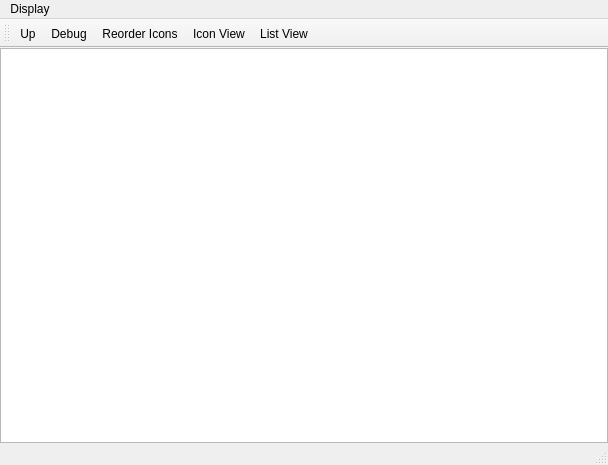
<?xml version="1.0" encoding="UTF-8"?>
<ui version="4.0">
 <class>DirWindow</class>
 <widget class="QMainWindow" name="DirWindow">
  <property name="geometry">
   <rect>
    <x>0</x>
    <y>0</y>
    <width>608</width>
    <height>465</height>
   </rect>
  </property>
  <property name="windowTitle">
   <string>DirWindow</string>
  </property>
  <widget class="QWidget" name="centralWidget">
   <layout class="QGridLayout" name="gridLayout">
    <property name="leftMargin">
     <number>0</number>
    </property>
    <property name="topMargin">
     <number>0</number>
    </property>
    <property name="rightMargin">
     <number>0</number>
    </property>
    <property name="bottomMargin">
     <number>0</number>
    </property>
    <item row="0" column="0">
     <widget class="QStackedWidget" name="stackedWidget">
      <property name="currentIndex">
       <number>0</number>
      </property>
      <widget class="QWidget" name="page">
       <layout class="QGridLayout" name="gridLayout_2">
        <property name="leftMargin">
         <number>0</number>
        </property>
        <property name="topMargin">
         <number>0</number>
        </property>
        <property name="rightMargin">
         <number>0</number>
        </property>
        <property name="bottomMargin">
         <number>0</number>
        </property>
        <item row="0" column="0">
         <widget class="IconView" name="listView"/>
        </item>
       </layout>
      </widget>
      <widget class="QWidget" name="page_2">
       <layout class="QGridLayout" name="gridLayout_3">
        <property name="leftMargin">
         <number>0</number>
        </property>
        <property name="topMargin">
         <number>0</number>
        </property>
        <property name="rightMargin">
         <number>0</number>
        </property>
        <property name="bottomMargin">
         <number>0</number>
        </property>
        <item row="0" column="0">
         <widget class="QColumnView" name="columnView"/>
        </item>
       </layout>
      </widget>
     </widget>
    </item>
   </layout>
  </widget>
  <widget class="QMenuBar" name="menuBar">
   <property name="geometry">
    <rect>
     <x>0</x>
     <y>0</y>
     <width>608</width>
     <height>27</height>
    </rect>
   </property>
   <widget class="QMenu" name="menuDisplay">
    <property name="title">
     <string>Display</string>
    </property>
    <addaction name="actionIcon_View"/>
    <addaction name="actionList_View"/>
    <addaction name="separator"/>
    <addaction name="actionReorder_Icons"/>
   </widget>
   <addaction name="menuDisplay"/>
  </widget>
  <widget class="QToolBar" name="mainToolBar">
   <attribute name="toolBarArea">
    <enum>TopToolBarArea</enum>
   </attribute>
   <attribute name="toolBarBreak">
    <bool>false</bool>
   </attribute>
   <addaction name="actionUp"/>
   <addaction name="actionDebug"/>
   <addaction name="actionReorder_Icons"/>
   <addaction name="actionIcon_View"/>
   <addaction name="actionList_View"/>
  </widget>
  <widget class="QStatusBar" name="statusBar"/>
  <action name="actionUp">
   <property name="text">
    <string>Up</string>
   </property>
  </action>
  <action name="actionDebug">
   <property name="text">
    <string>Debug</string>
   </property>
  </action>
  <action name="actionReorder_Icons">
   <property name="text">
    <string>Reorder Icons</string>
   </property>
  </action>
  <action name="actionIcon_View">
   <property name="checkable">
    <bool>true</bool>
   </property>
   <property name="text">
    <string>Icon View</string>
   </property>
  </action>
  <action name="actionList_View">
   <property name="checkable">
    <bool>true</bool>
   </property>
   <property name="text">
    <string>List View</string>
   </property>
  </action>
 </widget>
 <layoutdefault spacing="6" margin="11"/>
 <customwidgets>
  <customwidget>
   <class>IconView</class>
   <extends>QListView</extends>
   <header>iconview.h</header>
  </customwidget>
 </customwidgets>
 <resources/>
 <connections/>
</ui>
